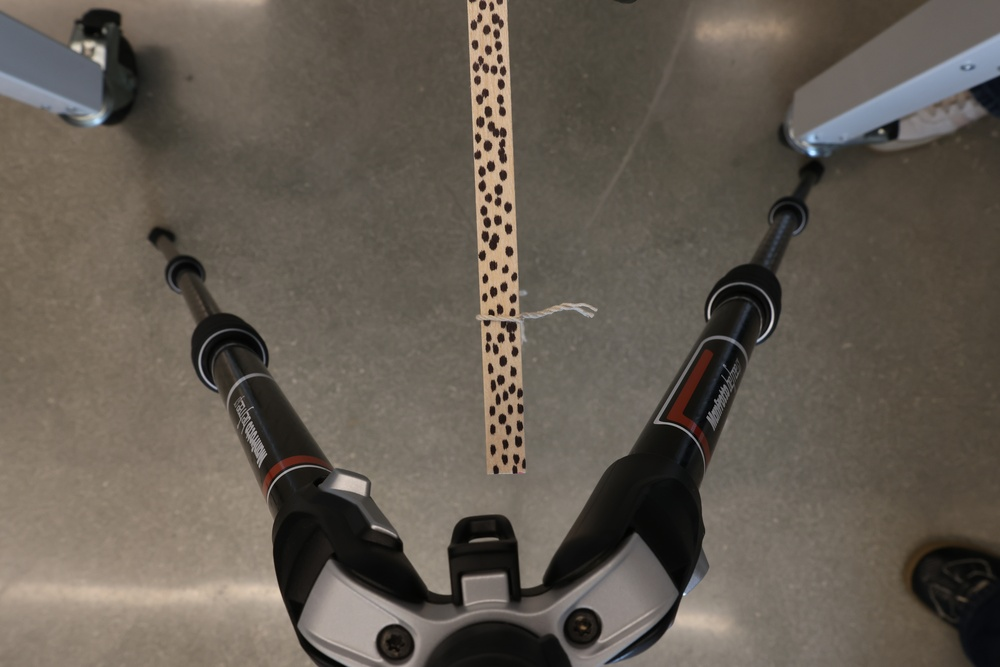
#> input picture DIC Algorithm/DIC Videos (RAW)/0Z8A8230.JPG, 1000 x 667 px, shrunk from 6960 x 4640 before the run
$ python run_dic.py 'DIC Videos (RAW)/0Z8A8230.JPG'
#> lines starting #> are read from the running program, lines starting #| are printed output that depends on the picture
### DIC Algorithm/dic/video.py
"""Video / image-sequence frame loading."""

from __future__ import annotations

from pathlib import Path
from typing import Iterator

import cv2
import numpy as np

IMAGE_EXTS = {".png", ".tif", ".tiff", ".bmp", ".jpg", ".jpeg"}


class FrameSource:
    """Yields greyscale float64 frames from a video file or a folder of images."""

    def __init__(self, path: str | Path, start: int = 0, stop: int | None = None, step: int = 1):
        self.path = Path(path)
        self.start, self.stop, self.step = start, stop, max(1, step)
        if self.path.is_dir():
            self.files = sorted(p for p in self.path.iterdir() if p.suffix.lower() in IMAGE_EXTS)
            if not self.files:
                raise FileNotFoundError(f"no images found in {self.path}")
            self.n_frames = len(self.files)
            self.fps = None
        else:
            cap = cv2.VideoCapture(str(self.path))
            if not cap.isOpened():
                raise FileNotFoundError(f"cannot open video {self.path}")
            self.n_frames = int(cap.get(cv2.CAP_PROP_FRAME_COUNT))
            fps = cap.get(cv2.CAP_PROP_FPS)
            self.fps = fps if fps and fps > 0 else None
            cap.release()
            self.files = None

    def indices(self) -> list[int]:
        stop = self.n_frames if self.stop is None else min(self.stop, self.n_frames)
        return list(range(self.start, stop, self.step))

    @staticmethod
    def _to_gray(frame: np.ndarray) -> np.ndarray:
        if frame.ndim == 3:
            frame = cv2.cvtColor(frame, cv2.COLOR_BGR2GRAY)
        return frame.astype(np.float64)

    def __iter__(self) -> Iterator[tuple[int, np.ndarray]]:
        wanted = self.indices()
        if self.files is not None:
            for i in wanted:
                img = cv2.imread(str(self.files[i]), cv2.IMREAD_UNCHANGED)
                yield i, self._to_gray(img)
            return
        wanted_set = set(wanted)
        last = wanted[-1] if wanted else -1
        cap = cv2.VideoCapture(str(self.path))
        cap.set(cv2.CAP_PROP_POS_FRAMES, self.start)
        i = self.start
        try:
            while i <= last:
                ok, frame = cap.read()
                if not ok:
                    break
                if i in wanted_set:
                    yield i, self._to_gray(frame)
                i += 1
        finally:
            cap.release()

    def read(self, index: int) -> np.ndarray:
#> called with index = 0
        if self.files is not None:
            return self._to_gray(cv2.imread(str(self.files[index]), cv2.IMREAD_UNCHANGED))
        cap = cv2.VideoCapture(str(self.path))
        cap.set(cv2.CAP_PROP_POS_FRAMES, index)
        ok, frame = cap.read()
#> frame is the input picture: shape (667, 1000, 3); mean B, G, R 81.7, 91.3, 99.3
        cap.release()
        if not ok:
            raise IndexError(f"cannot read frame {index}")
        return self._to_gray(frame)
#> in _to_gray, `frame = cv2.cvtColor(frame, cv2.COLOR_BGR2GRAY)`:
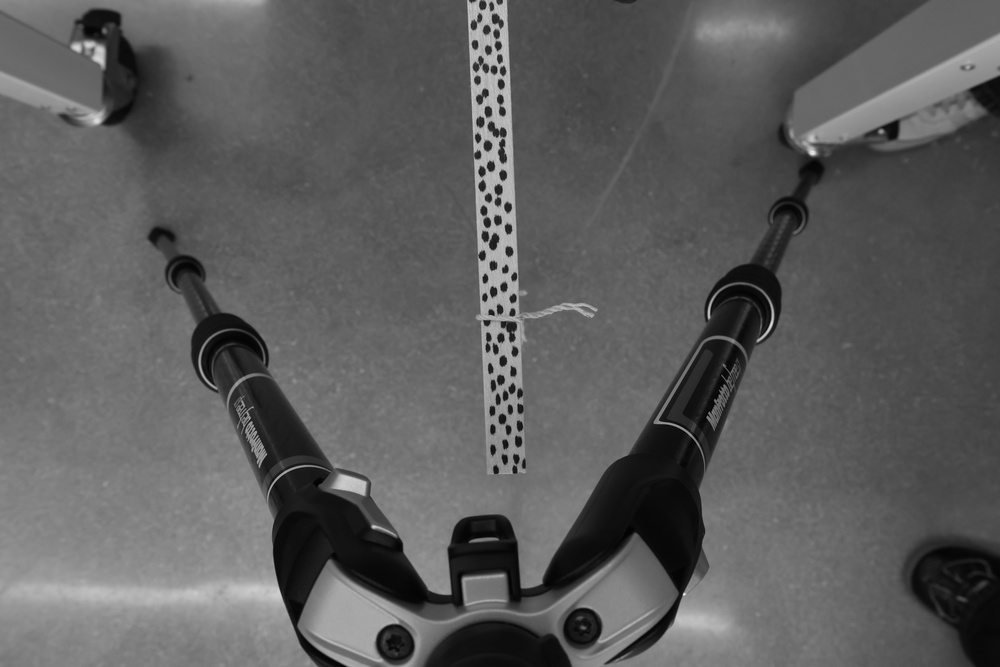
#> frame: shape (667, 1000); min 0, max 244, mean 92.6
#| 1 frames, 1000x667 px, fps=30.0, ROI=None


# [8 lines left out: function select_roi, not called in this run]

### DIC Algorithm/dic/pipeline.py
"""Frame-by-frame DIC tracking over a video or image sequence."""

from __future__ import annotations

import time
from dataclasses import asdict, dataclass, field
from pathlib import Path

import numpy as np
from scipy import ndimage

from .correlation import ReferenceImage, SplineImage, icgn, integer_search
from .strain import StrainField, compute_strain
from .video import FrameSource


@dataclass
class DICSettings:
    subset_size: int = 31          # odd, pixels per side of each correlation subset
    step: int = 10                 # grid spacing between subset centres (pixels)
    search_radius: int = 30        # pixel search range for initial guesses
    max_iter: int = 50             # IC-GN iteration limit
    tol: float = 1e-3              # IC-GN convergence tolerance on |dp|
    zncc_threshold: float = 0.7    # points below this are rejected (NaN)
    reference: str = "auto"        # "first", "auto" (update when correlation degrades), "incremental"
    update_threshold: float = 0.9  # mean ZNCC that triggers a reference update in "auto" mode
    prefilter_sigma: float = 0.0   # Gaussian pre-smoothing of frames (pixels), 0 = off
    strain_window: int = 5         # odd, grid points per side of the strain plane fit
    strain_kind: str = "green-lagrange"
    pixel_size: float = 1.0        # physical units per pixel (e.g. mm/px) for displacement output
    units: str = "px"


@dataclass
class DICResult:
    settings: DICSettings
    grid_x: np.ndarray             # (nx,) subset-centre x positions in the first frame (px)
    grid_y: np.ndarray             # (ny,)
    frames: np.ndarray             # (F,) source frame indices
    times: np.ndarray              # (F,) seconds (NaN if unknown)
    u: np.ndarray                  # (F, ny, nx) displacement in x (px), relative to first frame
    v: np.ndarray                  # (F, ny, nx)
    zncc: np.ndarray               # (F, ny, nx)
    reference_frames: list = field(default_factory=list)
    _strain_cache: dict = field(default_factory=dict, repr=False)

    @property
    def shape(self):
        return self.u.shape[1:]

    # [37 lines left out: functions strain, strain_history, save, load, not called in this run]


def make_grid(shape, roi, subset_size, step, mask=None):
    """Subset centres on a regular grid inside roi=(x, y, w, h)."""
    H, W = shape
    x, y, w, h = roi if roi is not None else (0, 0, W, H)
    half = subset_size // 2
    x0, y0 = max(x, half), max(y, half)
    x1, y1 = min(x + w - 1, W - 1 - half), min(y + h - 1, H - 1 - half)
    gx = np.arange(x0, x1 + 1, step, dtype=np.float64)
    gy = np.arange(y0, y1 + 1, step, dtype=np.float64)
    if gx.size == 0 or gy.size == 0:
        raise ValueError("ROI too small for the chosen subset size")
    XX, YY = np.meshgrid(gx, gy)
    active = np.ones(XX.shape, bool)
    if mask is not None:
        active = mask[YY.astype(int), XX.astype(int)].astype(bool)
    return gx, gy, XX, YY, active


# [7 lines left out: function _fill_nearest, not called in this run]


def _prep(img, sigma):
    return ndimage.gaussian_filter(img, sigma) if sigma > 0 else img


def run_dic(
    source: FrameSource,
    settings: DICSettings | None = None,
    roi: tuple[int, int, int, int] | None = None,
    mask: np.ndarray | None = None,
    verbose: bool = True,
) -> DICResult:
#> called with verbose = True
    s = settings or DICSettings()
    frames_iter = iter(source)
    try:
        f0_idx, f0 = next(frames_iter)
#> f0_idx = 0
    except StopIteration:
        raise ValueError("no frames to process") from None
    f0 = _prep(f0, s.prefilter_sigma)

    gx, gy, XX, YY, active = make_grid(f0.shape, roi, s.subset_size, s.step, mask)
#> gx = 97 values from 15 to 975; gy = 64 values from 15 to 645
    ny, nx = XX.shape
#> ny = 64; nx = 97
    X0 = np.column_stack([XX.ravel(), YY.ravel()])
    X0[~active.ravel()] = np.nan
    N = len(X0)
#> N = 6208

    ref = ReferenceImage(f0)
    ref_raw, ref_idx = f0, f0_idx
    U_ref = np.zeros((N, 2))
    ref_centers = X0.copy()
    p_guess = np.zeros((N, 6))
    need_search = np.ones(N, bool)

    zero = np.where(active, 0.0, np.nan)
    us, vs, zs = [zero.copy()], [zero.copy()], [np.where(active, 1.0, np.nan)]
    frame_ids, ref_frames = [f0_idx], [f0_idx]
    t_start = time.perf_counter()

    for idx, img in frames_iter:
        img = _prep(img, s.prefilter_sigma)
        cur = SplineImage(img)

        # [9 lines left out: function solve, not called in this run]

        all_pts = np.arange(N)
        res = solve(all_pts, p_guess, need_search, s.search_radius)
        p, zncc = res.p, res.zncc
        bad = ~res.valid | ~(zncc >= s.zncc_threshold)
        bad &= np.all(np.isfinite(ref_centers), axis=1)

        # Retry failures with a fresh pixel-level search around the last good guess.
        if bad.any():
            pts = np.flatnonzero(bad)
            guess = np.nan_to_num(p_guess[pts])
            retry = solve(pts, guess, np.ones(len(pts), bool), 2 * s.search_radius)
            better = retry.valid & (retry.zncc >= s.zncc_threshold)
            p[pts[better]] = retry.p[better]
            zncc[pts[better]] = retry.zncc[better]
            bad[pts[better]] = False

        p[bad] = np.nan
        zncc[bad] = np.nan
        U = U_ref + p[:, [0, 3]]
        us.append(U[:, 0].reshape(ny, nx))
        vs.append(U[:, 1].reshape(ny, nx))
        zs.append(zncc.reshape(ny, nx))
        frame_ids.append(idx)

        good = ~bad
        p_guess[good] = p[good]
        need_search = ~np.all(np.isfinite(p_guess), axis=1)

        mean_z = np.nanmean(zncc) if np.any(np.isfinite(zncc)) else 0.0
        update = s.reference == "incremental" or (s.reference == "auto" and mean_z < s.update_threshold)
        if update:
            Uf = np.column_stack([
                _fill_nearest(U[:, 0].reshape(ny, nx)).ravel(),
                _fill_nearest(U[:, 1].reshape(ny, nx)).ravel(),
            ])
            Uf[~active.ravel()] = np.nan
            U_ref = Uf
            ref_centers = X0 + U_ref
            ref, ref_raw, ref_idx = ReferenceImage(img), img, idx
            p_guess = np.zeros((N, 6))
            need_search = ~np.all(np.isfinite(ref_centers), axis=1)
            ref_frames.append(idx)

        if verbose:
            n_ok = int(np.sum(np.isfinite(zncc)))
            print(f"frame {idx:5d}  valid {n_ok}/{int(active.sum())}  mean ZNCC {mean_z:.4f}"
                  f"{'  [reference updated]' if update and s.reference == 'auto' else ''}"
                  f"  ({time.perf_counter() - t_start:.1f}s)", flush=True)

    frames = np.array(frame_ids)
    times = frames / source.fps if source.fps else np.full(len(frames), np.nan)
    return DICResult(s, gx, gy, frames, times, np.array(us), np.array(vs), np.array(zs), ref_frames)

### DIC Algorithm/run_dic.py
#!/usr/bin/env python3
"""Run 2D DIC strain analysis on a video file or image-sequence folder.

Examples:
    python run_dic.py test.mp4 --select-roi
    python run_dic.py test.mp4 --roi 100 50 400 300 --subset 31 --step 8 --pixel-size 0.02 --units mm
    python run_dic.py frames/ --roi 100 50 400 300 --reference first --component eyy
"""

from __future__ import annotations

import argparse
import warnings
from pathlib import Path

import cv2
import numpy as np

from dic.pipeline import DICSettings, run_dic
from dic.video import FrameSource, select_roi
from dic.visualize import STRAINS, save_summary_figures, write_overlay_video, write_summary_csv


def main():
    ap = argparse.ArgumentParser(description=__doc__, formatter_class=argparse.RawDescriptionHelpFormatter)
    ap.add_argument("input", help="video file or folder of images")
    ap.add_argument("-o", "--out", default=None, help="output folder (default: <input>_dic)")
    g = ap.add_argument_group("region of interest")
    g.add_argument("--roi", nargs=4, type=int, metavar=("X", "Y", "W", "H"))
    g.add_argument("--select-roi", action="store_true", help="draw the ROI on the first frame")
    g.add_argument("--mask", help="binary image; grid points on black pixels are ignored")
    g = ap.add_argument_group("frames")
    g.add_argument("--start", type=int, default=0)
    g.add_argument("--stop", type=int, default=None)
    g.add_argument("--every", type=int, default=1, help="process every n-th frame")
    g = ap.add_argument_group("correlation")
    d = DICSettings()
    g.add_argument("--subset", type=int, default=d.subset_size, help="subset size in px (odd)")
    g.add_argument("--step", type=int, default=d.step, help="grid spacing in px")
    g.add_argument("--search", type=int, default=d.search_radius, help="initial-guess search radius in px")
    g.add_argument("--reference", choices=["auto", "first", "incremental"], default=d.reference)
    g.add_argument("--update-threshold", type=float, default=d.update_threshold)
    g.add_argument("--zncc-threshold", type=float, default=d.zncc_threshold)
    g.add_argument("--prefilter", type=float, default=d.prefilter_sigma, help="Gaussian sigma (px)")
    g = ap.add_argument_group("strain")
    g.add_argument("--strain-window", type=int, default=d.strain_window, help="grid points per side (odd)")
    g.add_argument("--strain-kind", choices=["green-lagrange", "engineering"], default=d.strain_kind)
    g.add_argument("--pixel-size", type=float, default=1.0, help="physical size of one pixel")
    g.add_argument("--units", default="px", help="units of --pixel-size, e.g. mm")
    g = ap.add_argument_group("output")
    g.add_argument("--component", default="exx", choices=list(STRAINS) + ["u", "v", "zncc"],
                   help="field shown in the overlay video")
    g.add_argument("--clim", nargs=2, type=float, help="colour limits for the overlay video")
    g.add_argument("--no-video", action="store_true")
    args = ap.parse_args()

    src = FrameSource(args.input, args.start, args.stop, args.every)
    first = src.read(src.indices()[0])
    roi = tuple(args.roi) if args.roi else (select_roi(first) if args.select_roi else None)
    mask = cv2.imread(args.mask, cv2.IMREAD_GRAYSCALE) > 0 if args.mask else None
    print(f"{src.n_frames} frames, {first.shape[1]}x{first.shape[0]} px, fps={src.fps}, ROI={roi}")

    settings = DICSettings(
        subset_size=args.subset, step=args.step, search_radius=args.search, reference=args.reference,
        update_threshold=args.update_threshold, zncc_threshold=args.zncc_threshold,
        prefilter_sigma=args.prefilter, strain_window=args.strain_window, strain_kind=args.strain_kind,
        pixel_size=args.pixel_size, units=args.units,
    )
    result = run_dic(src, settings, roi=roi, mask=mask)

    out = Path(args.out) if args.out else Path(str(Path(args.input).with_suffix("")) + "_dic")
    out.mkdir(parents=True, exist_ok=True)
    with warnings.catch_warnings():
        warnings.simplefilter("ignore", RuntimeWarning)  # all-NaN slices in empty frames
        result.save(out / "results.npz")
        write_summary_csv(result, out / "strain_summary.csv")
        figs = save_summary_figures(result, src, out)
        if not args.no_video:
            write_overlay_video(result, src, out / f"overlay_{args.component}.mp4", args.component,
                                clim=tuple(args.clim) if args.clim else None)

    hist = result.strain_history()
    print(f"\nFinal frame mean strains: exx={np.nanmean(hist['exx'][-1]):.5f}  "
          f"eyy={np.nanmean(hist['eyy'][-1]):.5f}  exy={np.nanmean(hist['exy'][-1]):.5f}")
    print(f"Reference frames used: {result.reference_frames}")
    print(f"Results written to {out}/ ({', '.join(p.name for p in figs)}, results.npz, strain_summary.csv"
          + ("" if args.no_video else f", overlay_{args.component}.mp4") + ")")


if __name__ == "__main__":
    main()
#> (the call stopped at in run_dic, `ref = ReferenceImage(f0)`: dic is not available in this run)
